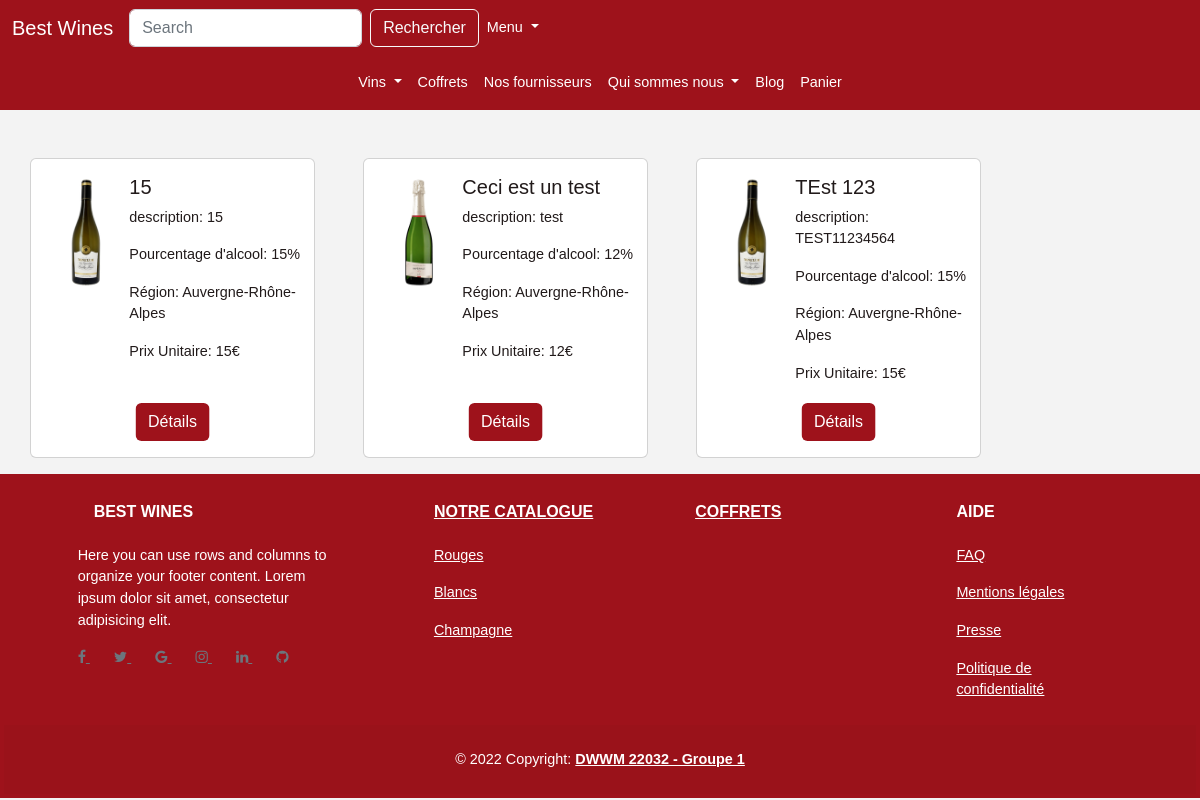
/nos-vins/rouge, run on the app's committed database.
### tables this page shows
CREATE TABLE `product` (
  `id` int(11) NOT NULL,
  `name` varchar(255) NOT NULL,
  `description` text NOT NULL,
  `note_final` float DEFAULT NULL,
  `photo` varchar(255) NOT NULL,
  `stock` int(11) NOT NULL,
  `alcohol_percentage` float NOT NULL,
  `id_region` int(11) DEFAULT NULL,
  `id_cepage` int(11) DEFAULT NULL,
  `id_taste` int(11) DEFAULT NULL,
  `id_association` int(11) DEFAULT NULL,
  `id_comment` int(11) DEFAULT NULL,
  `id_type` int(11) NOT NULL,
  `price` float NOT NULL,
  `is_featured` int(11) DEFAULT NULL
);

CREATE TABLE `region` (
  `id` int(11) NOT NULL,
  `region_name` varchar(255) NOT NULL
);

### core/Controller.php (called while the page is built, shortened)
<?php
abstract class Controller
{
    public function renderView(string $view_name, array $params = []): void
    {
        extract($params);
        require_once "src/views/$view_name.php";
        require_once 'src/views/layout.php';
    }
}

### src/controllers/ProductController.php (called while the page is built, shortened)
<?php
class ProductController extends Controller
{
    public function showAllRedWines()
    {
        $product = new Product();
        $products = $product->findAllProductBy(['id_type' => 2]);
        $this->renderView('product/wines/allProductRed', compact('products'));
    }
}

### core/Router.php (called while the page is built, shortened)
<?php
class Router
{
    private static array $routes = [];
    public static function register(string $request, string $action) : void
    {
        self::$routes[$request] = $action;
    }
    public static function resolve(string $request_uri) : void
    {
        $request_uri = explode("?", $request_uri)[0];
        [$controller_name , $action_name] = explode('::', self::$routes[$request_uri]);
        $instance = new $controller_name();
        call_user_func_array([$instance, $action_name], []);
    }
}

### index.php (called while the page is built, shortened)
<?php
$request_uri = str_replace(BASE_DIR, '', $_SERVER['REQUEST_URI']);
try {
    Router::resolve($request_uri);
}catch (Exception $e)
{
    echo $e->getMessage();
}

### core/Database.php (called while the page is built, shortened)
<?php
class Database
{
    private static \PDO|null $instance = null;
    public static function getPdo(): \PDO
    {
        if (self::$instance == null){
            try {
                self::$instance = new \PDO(
                    "mysql:host=".$_ENV['DATABASE_HOST'].";dbname=".$_ENV['DATABASE_NAME'],
                    $_ENV['DATABASE_USERNAME'],
                    $_ENV['DATABASE_PASSWORD'],
                    [
                        \PDO::ATTR_ERRMODE => \PDO::ERRMODE_EXCEPTION,
                        \PDO::ATTR_DEFAULT_FETCH_MODE => \PDO::FETCH_ASSOC
                    ]
                );
            }catch (\PDOException $exception){
                echo $exception->getMessage();
                die;
            }
        }
        return  self::$instance;
    }
}

### core/Model.php (called while the page is built, shortened)
<?php
abstract class Model
{
    protected \PDO $pdo;
    protected string $table_name;
    protected string $regionJoin = 'region ON product.id_region=region.id';
    protected string $cepage = 'cepage ON product.id_cepage=cepage.id';
    protected string $association = 'association ON product.id_association=association.id';
    protected string $taste = 'taste ON product.id_taste=taste.id';
    public function __construct()
    {
        $this->pdo = Database::getPdo();
    }
    public function findAllProductBy(array $criteria,): array
    {
        $sql_query = "SELECT * FROM {$this->table_name} JOIN {$this->regionJoin} JOIN {$this->cepage} JOIN {$this->association}  JOIN {$this->taste}  WHERE ";
        $count = 0;
        foreach ($criteria as $key => $value) {
            $sql_query .= " $key = :$key ";
        }
        $stmt = $this->pdo->prepare($sql_query);
        $stmt->setFetchMode(\PDO::FETCH_ASSOC);
        $stmt->execute($criteria);
        return $stmt->fetchAll();
    }
}

### src/views/product/wines/allProductRed.php (the view)
<div class="container mt-5">
    <div class="row row-cols-1 row-cols-md-4 g-4">
        <?php foreach ($products as $product) : ?>
            <div class="card mb-3 me-5" style="max-width: 540px; min-height: 300px">
                <div class="row g-0 mt-3">
                    <div class="col-md-4">
                        <img src="<?= BASE_DIR ?>/uploads/<?= $product['photo'] ?>" alt="<?= $product['name'] ?>" srcset="" class="img-fluid rounded-start">
                    </div>
                    <div class="col-md-8">
                        <h5 class="card-title"><?= $product['name'] ?></h5>
                        <p class="card-text">description: <?= $product['description'] ?></p>
                        <p class="card-text">Pourcentage d'alcool: <?= $product['alcohol_percentage'] ?>%</p>
                        <p class="card-text">Région: <?= $product['region_name'] ?></p>
                        <p class="card-text">Prix Unitaire: <?= $product['price'] ?>€</p>
                        <a href="<?= BASE_DIR ?>/nos-vins/detail?name=<?= $product['name'] ?>" class="btn color1 position-absolute bottom-0 start-50 translate-middle-x mb-3">Détails</a>
                    </div>
                </div>
            </div>
        <?php endforeach; ?>
    </div>
</div>

### assets/styles/css/style.css (style rules this page uses)
body { font-family: Arial; color: #211a1a; font-size: 0.9em; background-color: #f3f3f3; ; }
.card { max-width: 540px; min-height: 300px; }
.color1 { color: #FFF !important; background-color: #9e121b; }

### data on the page
product: photo (picture), name "15", description "15", alcohol_percentage "15", id_region.region_name "Auvergne-Rhône-Alpes", price "15"
product: photo (picture), name "Ceci est un test", description "test", alcohol_percentage "12", id_region.region_name "Auvergne-Rhône-Alpes", price "12"
product: photo (picture), name "TEst 123", description "TEST11234564", alcohol_percentage "15", id_region.region_name "Auvergne-Rhône-Alpes", price "15"
